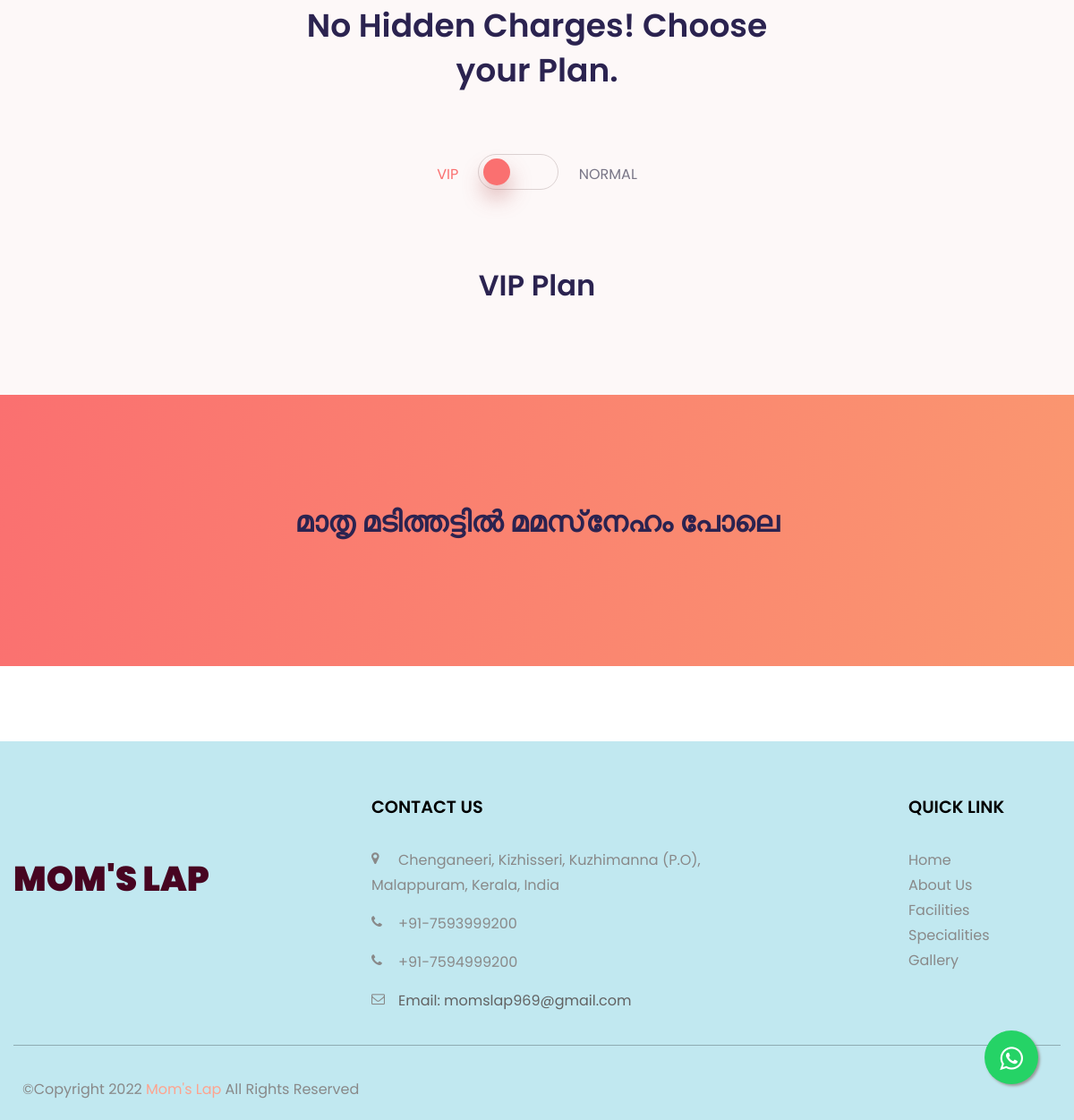
The app's page /Service (lower part), older data.
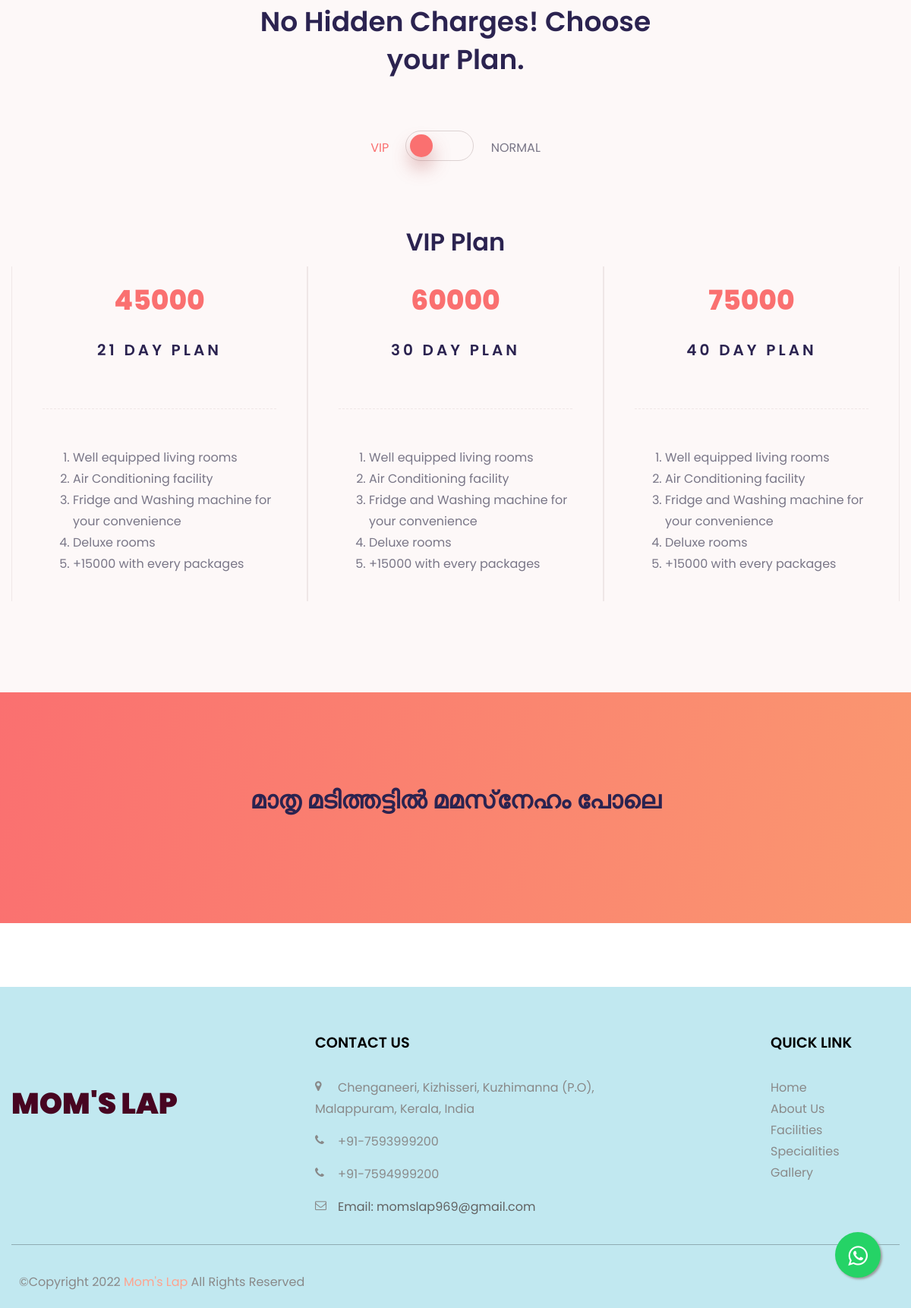
The same page, newer data.
### momslap_app/models.py (models this page shows, shortened)
class Package(models.Model):
    PACKAGE_TYPE_CHOICES = (('Vip','vip'),('Normal','normal'))
    package_type = models.CharField(max_length=200,choices=PACKAGE_TYPE_CHOICES)
    plan_name = models.CharField(max_length=200)
    price = models.IntegerField()
    content = HTMLField()

### momslap_app/views.py (the view)
def package(request):
    v_package = "Vip"
    n_package = "Normal"
    vip_package = Package.objects.filter(package_type=v_package)
    normal_package = Package.objects.filter(package_type=n_package)
    context = {
        "is_facility":True,
        "normal" : normal_package,
        "vip" : vip_package,
    }
    return render(request, 'facilities.html',context)

### templates/facilities.html (shortened to what this page needs)
{% extends 'base.html' %}
{% load static%}
{% block content %}
<head>
	<link rel="stylesheet" href=" {% static 'assets/dependencies/fontawesome/css/all.min.css' %} " type="text/css">
	<link rel="stylesheet" href=" {% static 'assets/dependencies/swiper/css/swiper.min.css' %} " type="text/css">
	<link rel="stylesheet" href=" {% static 'assets/dependencies/wow/css/animate.css' %} " type="text/css">
	<link rel="stylesheet" href=" {% static 'assets/dependencies/magnific-popup/css/magnific-popup.css' %} "
		type="text/css">
	<link rel="stylesheet"
		href=" {% static 'assets/dependencies/components-elegant-icons/css/elegant-icons.min.css' %} " type="text/css">
	<link rel="stylesheet" href=" {% static 'assets/dependencies/simple-line-icons/css/simple-line-icons.css' %} "
		type="text/css">
	<link rel="stylesheet" href=" {% static 'assets/css/app.css' %} " type="text/css">
</head>
<body id="home-version-1" class="home-version-1" data-style="default">
	<div id="main_content">
		<section class="pricing-service">
			<div class="container">
				<div class="section-title text-center">
					<h2 class="title wow pixFadeUp" data-wow-delay="0.2s">
						No Hidden Charges! Choose <br>
						your Plan.
					</h2>
				</div>
				<div class="pricing-tab wow pixFadeUp" data-wow-delay="0.3s">
					<span class="monthly_tab_title tab-btn" id="vipbtn">
						VIP
					</span>
					<span class="pricing-tab-switcher"></span>
					<span class="annual_tab_title tab-btn" id="normalbtn">
						NORMAL
					</span>
				</div>
			<div id="vip">
				<h2 class="title wow pixFadeUp text-center" data-wow-delay="0.2s">VIP Plan</h2>
				<div class="row advanced-pricing-table no-gutters wow pixFadeUp" data-wow-delay="0.5s" id="vip">
						{% for package in vip %}
						<div class="col-lg-4" >
							<div class="pricing-table br-left">
								<div class="pricing-header pricing-amount">
									<div class="monthly_price">
										<h2 class="price">{{ package.price }}</h2>
									</div>
									<h3 class="price-title">{{ package.plan_name }}</h3>
								</div>
								<p>{{package.content|safe}}</p>
							</div>
						</div>
						{% endfor %}
				</div>
			</div>
		</div>
		</section>
		<section class="newsletter-two" id="newsletter">
			<div class="container">
					<h2 class="title text-center">
						മാതൃ മടിത്തട്ടിൽ മമസ്‌നേഹം പോലെ
					</h2>
				</div>
			</div>
</body>
{% endblock %}

### templates/base.html (shortened to what this page needs)
<!DOCTYPE html>
{% load static %}
<html lang="en">
<head>
        <link rel="stylesheet" type="text/css" href=" {% static 'css/plugin.css' %} " />
		<link rel="stylesheet" type="text/css" href=" {% static 'vendor/revolution-slider/revolution/fonts/pe-icon-7-stroke/css/pe-icon-7-stroke.css' %} ">
		<link rel="stylesheet" type="text/css" href=" {% static 'vendor/revolution-slider/revolution/css/settings.css' %} ">
		<link rel="stylesheet" type="text/css" href=" {% static 'vendor/revolution-slider/revolution/css/layers.css' %} ">
		<link rel="stylesheet" type="text/css" href=" {% static 'vendor/revolution-slider/revolution/css/navigation.css' %} ">
        <link rel="stylesheet" type="text/css" href=" {% static 'css/typographies.css' %} " />
        <link rel="stylesheet" type="text/css" href=" {% static 'css/template-element.css' %} " />
        <link href=" {% static 'css/style.css' %} " rel="stylesheet">
        <link href=" {% static 'css/responsive.css' %} " rel="stylesheet">
        <link href=" {% static 'css/custom.css' %} " rel="stylesheet">
        <link rel="stylesheet" href="https://maxcdn.bootstrapcdn.com/font-awesome/4.5.0/css/font-awesome.min.css">
</head>
<body>
{% block content %}    {% endblock %}
<br>
<br>
    <section class="d-md-block d-none">
    </section>
    <footer class="footer footer-3 bg-blue pt-50">
        <div class="container">
            <div class="row">
                <div class="col-lg-4 col-sm-6">
                    <h1 style="margin-top: 75px;"><b style="color:rgb(71, 5, 33)">MOM'S LAP</b></h1>
                </div>
                <div class="col-lg-4 col-sm-6 xs-pt-30">
                    <h4 class="mb-30 mt-10 text-uppercase">Contact Us</h4>
                    <ul class="address">
                        <li><i class="fa fa-map-marker"></i>
                            <p>Chenganeeri, Kizhisseri, Kuzhimanna (P.O), Malappuram, Kerala, India</p>
                        </li>
                        <li><i class="fa fa-phone"></i>
                            <a href="tel:7593999200"> <span>+91-7593999200</span> </a>
                        </li>
                        <li><i class="fa fa-phone"></i>
                            <a href="tel:7594999200"> <span>+91-7594999200 </span> </a>
                        </li>
                        <li><i class="fa fa-envelope-o"></i>Email: momslap969@gmail.com</li>
                    </ul>
                </div>
                <div class="col-lg-2 col-sm-6 sm-mt-30">
                </div>
                <div class="col-lg-2 col-sm-6 sm-mt-30">
                    <div class="footer-link footer-link-hedding">
                        <h4 class="mb-30 mt-10 text-uppercase">Quick Link</h4>
                        <ul>
                            <li><a href="{% url 'Home' %}">Home</a></li>
                            <li><a href="{% url 'About' %}">About Us</a></li>
                            <li><a href="{% url 'Service' %}">Facilities</a></li>
                            <li><a href="{% url 'Specialities' %}">Specialities</a></li>
                            <li><a href="{% url 'Gallery' %}">Gallery</a></li>
                        </ul>
                    </div>
                </div>
            </div>
            <div class="footer-copyright mt-20">
                <div class="row">
                    <div class="col-lg-6 col-md-6">
                        <p class="mt-15 ml-5 pl-5"> ©Copyright <span id="copyright">2022</span> <a href="#"> Mom's Lap </a> All Rights Reserved </p>
                    </div>
                    <div class="col-lg-6 col-md-6 text-left text-md-right">
                    </div>
                </div>
            </div>
        </div>
    </footer>
        <link rel="stylesheet" href="https://maxcdn.bootstrapcdn.com/font-awesome/4.5.0/css/font-awesome.min.css">
        <a href="https://api.whatsapp.com/send?phone=7593999 200&text=Hello this is the starting message" class="float" target="_blank" style="	position:fixed;
        width:60px;
        height:60px;
        bottom:40px;
        right:40px;
        background-color:#25d366;
        color:#FFF;
        border-radius:50px;
        text-align:center;
      font-size:30px;
        box-shadow: 2px 2px 3px #999;
      z-index:100;">
        <i class="fa fa-whatsapp my-float" style="margin-top:16px;"></i>
        </a>
</body>
</html>

### static/css/typographies.css (style rules this page uses)
html { font-size: 15px; }
body { font-family: 'Open Sans', sans-serif; font-weight: normal; font-style: normal; color: #7d6762; -webkit-text-size-adjust: 100%; -webkit-font-smoothing: antialiased; line-height: 26px; }
a, .btn { -webkit-transition: all 0.3s ease-out 0s; -moz-transition: all 0.3s ease-out 0s; -ms-transition: all 0.3s ease-out 0s; -o-transition: all 0.3s ease-out 0s; transition: all 0.3s ease-out 0s; }
a, button, input { outline: medium none !important; color: #fea38e; }
h1, h2, h3, h4, h5, h6 { font-family: 'Montserrat', sans-serif; font-weight: 400; color: #52423E; margin-top: 0px; line-height: 1.5; }
ul { margin: 0px; padding: 0px; }
p { font-weight: normal; color: #7d6762; margin-bottom: 0; }
section { background: #ffffff; }
h1 { font-size: 2.571rem; font-style: normal; }
h2 { font-size: 2.142rem; font-style: normal; }
h3 { font-size: 1.714rem; font-style: normal; }
h4 { font-size: 1.285rem; font-style: normal; }
.mt-10 { margin-top: 10px !important; }
.mt-15 { margin-top: 15px !important; }
.mt-20 { margin-top: 20px !important; }
.mb-30 { margin-bottom: 30px !important; }
.ml-5 { margin-left: 5px !important; }
.pt-50 { padding-top: 50px !important; }
.pl-5 { padding-left: 5px !important; }

### static/css/template-element.css (style rules this page uses)
.bg-blue { background-color: #c1e8f0; }

### static/css/responsive.css (style rules this page uses)
@media only screen and (max-width: 3500px) { body { overflow-x: hidden; } }

### static/css/default-style.css (style rules this page uses)
a, button, input, .theme-color, a:focus, a:hover, .search .search-btn:hover, .search .search-box i:hover, .accordion .acd-group.acd-active .acd-heading, .accordion .acd-group .acd-heading:hover, .accordion.animated .acd-group.acd-active .acd-heading, .accordion.animated .acd-group .acd-heading:hover, .cs-button.border.white:hover, .cs-button.border.white:focus, .cs-button.icon-color, .counter.theme-color span, .data-table .table-2 .table thead, .dropcap.dropcap-border, .dropcap.gray, .feature-box i, #two+label:before, #two+label:after, .remember-checkbox a, .cs-button.white, .no-title .portfolio-item .portfolio-overlay a:hover, .no-title .portfolio-item .portfolio-overlay a:hover, .list-group-item.active>.badge, .nav-pills>.active>a>.badge, .btn-primary .badge, ul.list li:after, .blog-entry .entry-meta ul li a i, .cs-button.arrow, .pricing-content .pricing-table-list ul li i, .tab-border .nav.nav-tabs > li.active > a, .tab-border .nav.nav-tabs > li.active > a:focus, .tab-border .nav.nav-tabs > li.active > a:hover, .team .team-contact span.call, .testimonial-info:before, .author-info span, .text-white .testimonial.clean .author-info, ul.page-breadcrumb li a:hover, .page-title.bg-gray ul.page-breadcrumb li span, .page-title.bg-gray ul.page-breadcrumb li a:hover, .page-title.pattern ul.page-breadcrumb li span, .page-title.pattern ul.page-breadcrumb li a:hover, section:hover .title-effect:nth-child(even), section:focus .title-effect:nth-child(even), .theme-bg .cs-button.icon-color:hover i, .sidebar .recent-post .recent-post-info a:hover, .sidebar .recent-post .recent-post-info span, .sidebar .widget-categories li a:hover, .sidebar .widget-categories li a:hover i, .blog-single .blog-post.blockquote blockquote cite, .portfolio-post-social a:hover, .comments-1 .comments-info a, .blog-post .blog-detail .entry-title a:hover, .blog-post .entry-meta ul li a:hover, .contact-3 .contact-add i, .happy-clients .tab-content .quoter-icon, .google-map .map-icon:before, .play-video:hover, .popup-video .play-video:hover a, .play-video:hover a, .portfolio-item-2 .portfolio-hover .hover-name a:hover, .portfolio-item-2 .portfolio-hover .hover-icon a:hover, .blog-entry .entry-meta ul li i, ul.list.theme-color li i, .testimonials.text-white.clean .author-info { color: #fea38e; }

Row changes from the older to the newer data that the page shows:
added Package: price "45000", plan_name "21 DAY PLAN", content "Well equipped living rooms Air Conditioning facility Fridge and Washing machine for your convenience Deluxe rooms +15000 with every packages"
added Package: price "60000", plan_name "30 DAY PLAN", content "Well equipped living rooms Air Conditioning facility Fridge and Washing machine for your convenience Deluxe rooms +15000 with every packages"
added Package: price "75000", plan_name "40 DAY PLAN", content "Well equipped living rooms Air Conditioning facility Fridge and Washing machine for your convenience Deluxe rooms +15000 with every packages"
